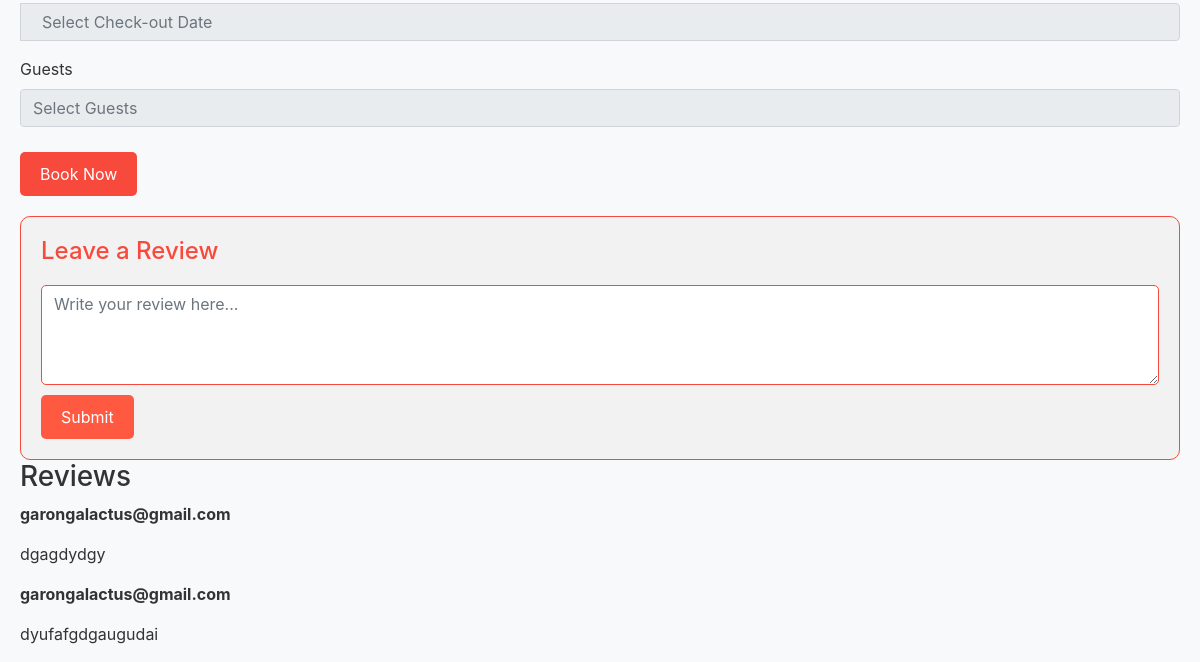
The app's page /property_det/garongalactus@gmailproperty1/ (lower part), older data.
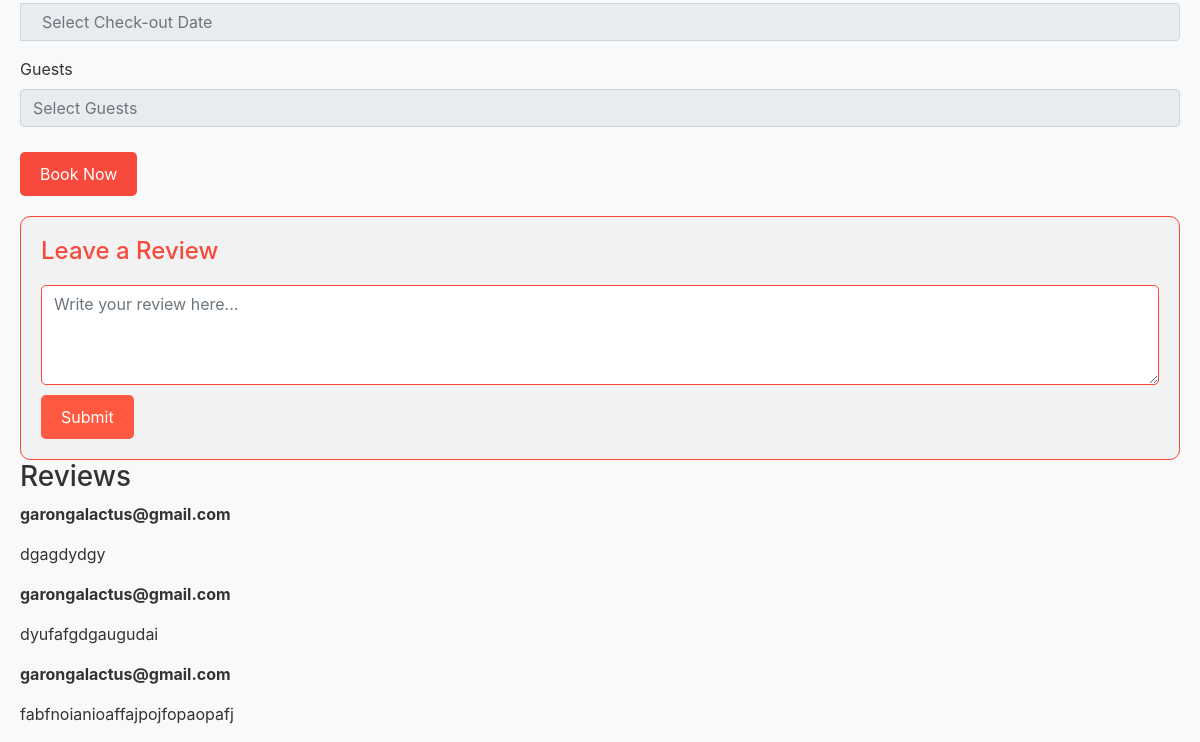
The same page, newer data.
### home/models.py (models this page shows)
class Review(models.Model):
    property = models.CharField(max_length=50)
    customer = models.CharField(max_length=50)
    review = models.TextField()

### home/views.py (the view, shortened to what this page needs)
# urls.py: path('property_det/<str:property_id>/', views.property_det, name='property_det'),
def property_det(request,property_id):
    property = get_object_or_404(PropertyDetails, p_id=property_id)
    booking = Booking.objects.filter(Q(property=property_id, status='accepted') | Q(status='paid'))
    reviews = Review.objects.filter(property=property_id)
    new_price = property.price - property.voucher
    print(new_price)
    return render(request, 'property_det.html',{'property': property, 'booking' : booking, 'reviews':reviews, 'new_price':new_price})

### templates/property_det.html (shortened to what this page needs)
<!DOCTYPE html>
<html lang="en">
<head>
  <link rel="stylesheet" href="https://cdn.jsdelivr.net/npm/bootstrap@4.5.3/dist/css/bootstrap.min.css"
>
  <link rel="stylesheet" href="https://cdnjs.cloudflare.com/ajax/libs/bootstrap-datepicker/1.9.0/css/bootstrap-datepicker.min.css">
</head>
<body>
  <div class="container">
    <form id="booking-form" method='POST' action="/property_det/{{ property.p_id }}/">
        <div class="detail">
          <div class="datepicker-container">
            <div class="input-group mb-3">
              <div class="input-group-prepend">
                <span class="input-group-text"></span>
              </div>
              <input type="text" id="check-out" name="check_out" class="form-control datepicker" placeholder="  Select Check-out Date" readonly>
            </div>
          </div>
          <div class="guest-box">
            <label for="guests">Guests</label>
            <input type="text" id="guests" class="form-control" name = 'guests' placeholder="Select Guests" readonly>
          </div>
          <button type="submit" id="book-now-btn" class="action-button" style="margin-top: 25px;">Book Now</button>
        </form>
        <form id="comment-form" method='POST' action="/property_det/{{ property.p_id }}/">
          <div class="comment-section">
            <h3>Leave a Review</h3>
            <textarea class="form-control" rows="3" name = 'review' placeholder="Write your review here..." required></textarea>
            <button type="submit" class="btn btn-primary submit-btn">Submit</button>
          </div>
        </form>
          <h3>Reviews</h3>
          {% for review in reviews %}
          <p><strong>{{review.customer}}</strong></p>
          <p>{{review.review}}</p>
          {%endfor%}
        </div>
</body>
</html>

Row changes from the older to the newer data that the page shows:
added Review: customer "garongalactus@gmail.com", review "fabfnoianioaffajpojfopaopafj"
